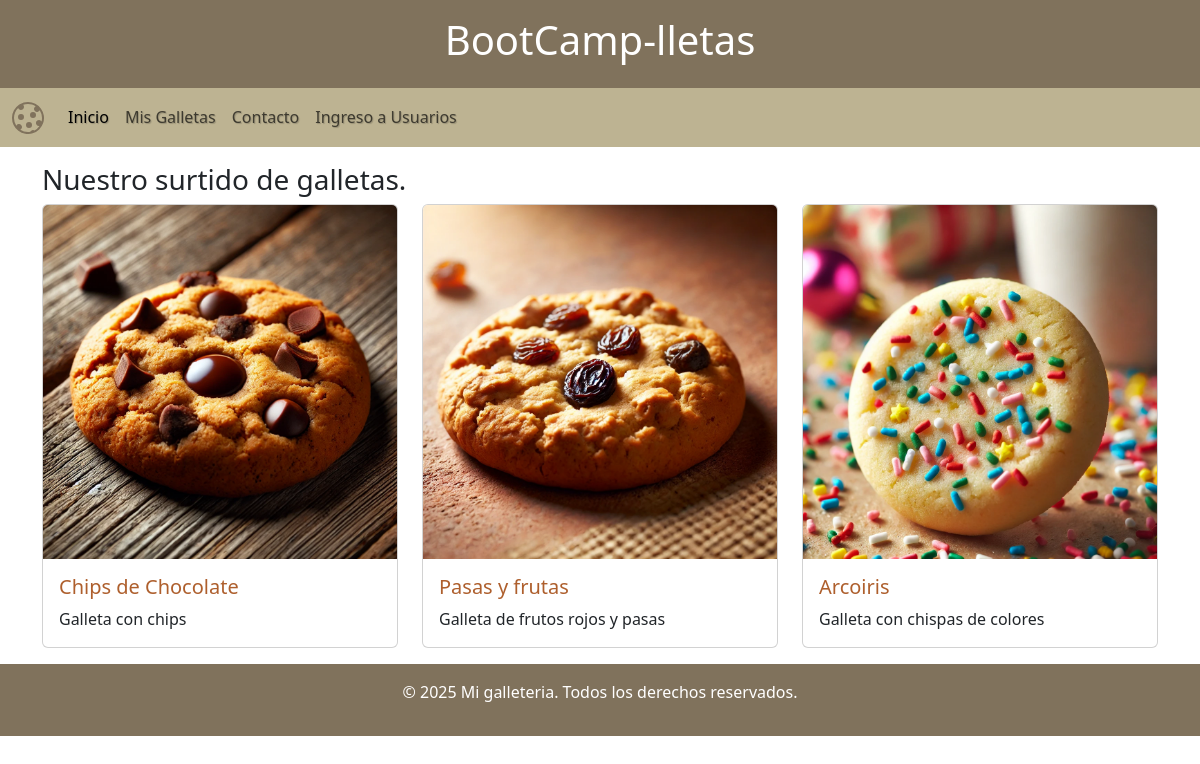
The page /galletas on the database its author committed.
### models.py (models this page shows)
class Galleta(db.Model):
    id = db.Column(db.Integer, primary_key=True)
    nombre = db.Column(db.String(100), nullable=False)
    precio = db.Column(db.Float, nullable=False)
    descripcion = db.Column(db.Text, nullable=False)
    borrado = db.Column(db.Boolean, default=False)
    def get_nombre_archivo(self):
        return f"{self.id}.webp"

### app.py (the view)
@app.route("/galletas")
def galletas():
    galletas = Galleta.query.all()
    return render_template("galletas.html", galletas=galletas)

### templates/galletas.html (shortened to what this page needs)
{% extends 'base.html' %}
{% block content %}
      <h3>Nuestro surtido de galletas.</h3>
      <div class="row row-cols-1 row-cols-md-3 g-4">
        {% for galleta in galletas %}
        <div class="col">
          <div class="card h-100">
            <img src="{{ url_for('static', filename='img/galletas/' + galleta.get_nombre_archivo()) }}" class="card-img-top" alt="...">
            <div class="card-body">
              <h5 class="card-title"><a class="link-primary link-offset-2 link-underline-opacity-0 link-underline-opacity-0-hover" href="/galletas/{{galleta.id}}">{{ galleta.nombre }}</a></h5>
              <p class="card-text">{{ galleta.descripcion }}</p>
            </div>
          </div>
        </div>
        {% endfor %}
      </div>
{% endblock %}

### static/css/estilo.css (style rules this page uses)
:root { --earth-yellow: #E1AB60; --pearl: #DADAC0; --coyote: #80725C; --burnt-orange: #AE5F2D; --russet: #804b32; --khaki: #BDB392; }
.link-primary, .link-primary:hover, .fs-1 { color: var(--burnt-orange) !important; }

### rows shown on the page
Galleta: shows a picture, nombre "Chips de Chocolate", descripcion "Galleta con chips"
Galleta: shows a picture, nombre "Pasas y frutas", descripcion "Galleta de frutos rojos y pasas"
Galleta: shows a picture, nombre "Arcoiris", descripcion "Galleta con chispas de colores"
